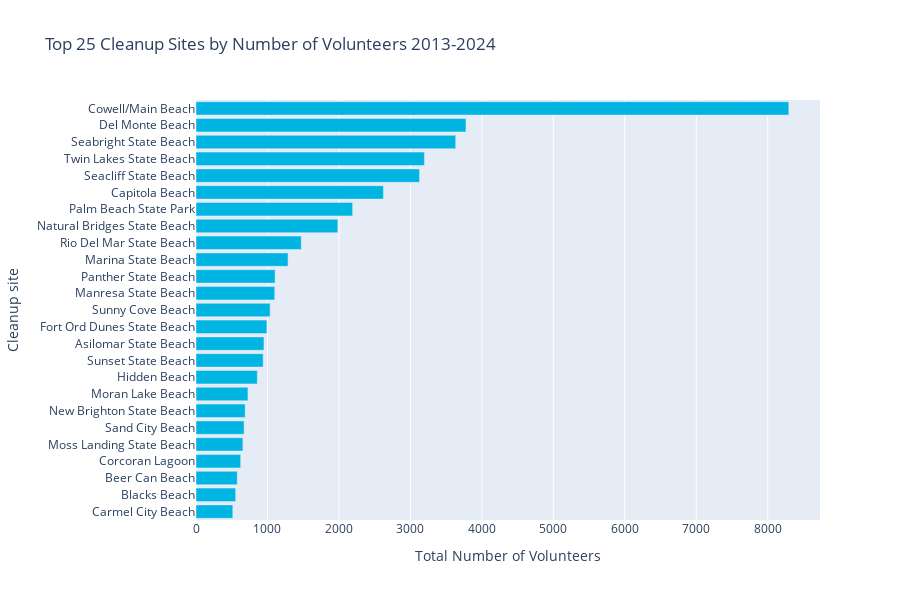

The notebook cell this image was saved under:
### Markdown cell above
## Number of Debris Items by Cleanup Site

There were multiple different names and spellings for what appeared to be the same sites. The configuration file which defines how site names are consolidated is [here](https://github.com/jennyfolkesson/cleanupShores/blob/main/site_categories.yml), but it may not be complete which means that some lesser known sites might still have repeat entries. This will have to be validated by Save Our Shores.
Some sites were defined by geographic coordinates instead of site names. In those cases, the coordinates were matched to the known coordinates from the most common sites in an attempt to assign site names to them.

### Code cell
fig = graph_maker.volunteers_by_site()
fig.show()

### Figure 1 — Plotly figure (JSON) as saved in the notebook; plotly's stock layout.template omitted (floating-point values rounded to 4 significant figures)
{"data": [{"marker": {"color": "#00b5e2"}, "name": "Total Cleanup Volunteers", "orientation": "h", "type": "bar", "x": [8295, 3778, 3634, 3196, 3128, 2623, 2192, 1985, 1473, 1102, 940, 1288, 1037, 1107, 992, 951, 858, 727, 656, 688, 625, 673, 577, 555, 515], "y": ["Cowell/Main Beach", "Del Monte Beach", "Seabright State Beach", "Twin Lakes State Beach", "Seacliff State Beach", "Capitola Beach", "Palm Beach State Park", "Natural Bridges State Beach", "Rio Del Mar State Beach", "Manresa State Beach", "Sunset State Beach", "Marina State Beach", "Sunny Cove Beach", "Panther State Beach", "Fort Ord Dunes State Beach", "Asilomar State Beach", "Hidden Beach", "Moran Lake Beach", "Moss Landing State Beach", "New Brighton State Beach", "Corcoran Lagoon", "Sand City Beach", "Beer Can Beach", "Blacks Beach", "Carmel City Beach"]}], "layout": {"autosize": false, "height": 600, "title": {"text": "Top 25 Cleanup Sites by Number of Volunteers 2013-2024"}, "width": 900, "xaxis": {"autorange": true, "range": [0, 8732.0], "title": {"text": "Total Number of Volunteers"}, "type": "linear"}, "yaxis": {"autorange": true, "categoryorder": "total ascending", "range": [-0.5, 24.5], "title": {"text": "Cleanup site"}, "type": "category"}}}
